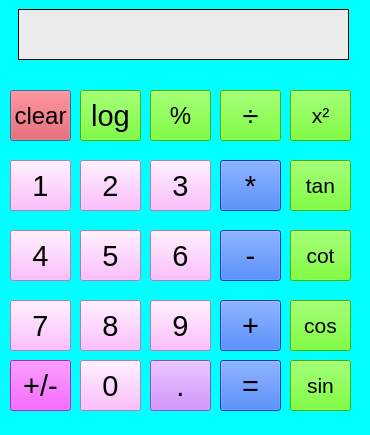
<?xml version="1.0" encoding="UTF-8"?>
<ui version="4.0">
 <class>Dialog</class>
 <widget class="QDialog" name="Dialog">
  <property name="geometry">
   <rect>
    <x>0</x>
    <y>0</y>
    <width>370</width>
    <height>435</height>
   </rect>
  </property>
  <property name="windowTitle">
   <string>Dialog</string>
  </property>
  <property name="styleSheet">
   <string notr="true">background-color: rgb(0, 255, 255);</string>
  </property>
  <widget class="QLabel" name="label">
   <property name="geometry">
    <rect>
     <x>18</x>
     <y>9</y>
     <width>331</width>
     <height>51</height>
    </rect>
   </property>
   <property name="font">
    <font>
     <pointsize>22</pointsize>
    </font>
   </property>
   <property name="styleSheet">
    <string notr="true">background-color: rgb(235, 235, 235);</string>
   </property>
   <property name="frameShape">
    <enum>QFrame::Box</enum>
   </property>
   <property name="text">
    <string/>
   </property>
   <property name="alignment">
    <set>Qt::AlignRight|Qt::AlignTrailing|Qt::AlignVCenter</set>
   </property>
  </widget>
  <widget class="QPushButton" name="btn_clear">
   <property name="geometry">
    <rect>
     <x>10</x>
     <y>90</y>
     <width>61</width>
     <height>51</height>
    </rect>
   </property>
   <property name="font">
    <font>
     <pointsize>18</pointsize>
     <bold>false</bold>
    </font>
   </property>
   <property name="styleSheet">
    <string notr="true">background-color: rgb(255, 41, 45);</string>
   </property>
   <property name="text">
    <string>clear</string>
   </property>
  </widget>
  <widget class="QPushButton" name="btn_log">
   <property name="geometry">
    <rect>
     <x>80</x>
     <y>90</y>
     <width>61</width>
     <height>51</height>
    </rect>
   </property>
   <property name="font">
    <font>
     <pointsize>22</pointsize>
     <bold>false</bold>
    </font>
   </property>
   <property name="styleSheet">
    <string notr="true">background-color: rgb(85, 255, 0);</string>
   </property>
   <property name="text">
    <string>log</string>
   </property>
  </widget>
  <widget class="QPushButton" name="btn_percentage">
   <property name="geometry">
    <rect>
     <x>150</x>
     <y>90</y>
     <width>61</width>
     <height>51</height>
    </rect>
   </property>
   <property name="font">
    <font>
     <pointsize>18</pointsize>
    </font>
   </property>
   <property name="styleSheet">
    <string notr="true">background-color: rgb(85, 255, 0);</string>
   </property>
   <property name="text">
    <string>%</string>
   </property>
  </widget>
  <widget class="QPushButton" name="btn_division">
   <property name="geometry">
    <rect>
     <x>220</x>
     <y>90</y>
     <width>61</width>
     <height>51</height>
    </rect>
   </property>
   <property name="font">
    <font>
     <pointsize>22</pointsize>
    </font>
   </property>
   <property name="styleSheet">
    <string notr="true">background-color: rgb(85, 255, 0);</string>
   </property>
   <property name="text">
    <string>÷</string>
   </property>
  </widget>
  <widget class="QPushButton" name="btn_mult">
   <property name="geometry">
    <rect>
     <x>220</x>
     <y>160</y>
     <width>61</width>
     <height>51</height>
    </rect>
   </property>
   <property name="font">
    <font>
     <pointsize>22</pointsize>
    </font>
   </property>
   <property name="styleSheet">
    <string notr="true">background-color: rgb(0, 85, 255);</string>
   </property>
   <property name="text">
    <string>*</string>
   </property>
  </widget>
  <widget class="QPushButton" name="btn_sub">
   <property name="geometry">
    <rect>
     <x>220</x>
     <y>230</y>
     <width>61</width>
     <height>51</height>
    </rect>
   </property>
   <property name="font">
    <font>
     <pointsize>22</pointsize>
    </font>
   </property>
   <property name="styleSheet">
    <string notr="true">background-color: rgb(0, 85, 255);</string>
   </property>
   <property name="text">
    <string>-</string>
   </property>
  </widget>
  <widget class="QPushButton" name="btn_sum">
   <property name="geometry">
    <rect>
     <x>220</x>
     <y>300</y>
     <width>61</width>
     <height>51</height>
    </rect>
   </property>
   <property name="font">
    <font>
     <pointsize>22</pointsize>
    </font>
   </property>
   <property name="styleSheet">
    <string notr="true">background-color: rgb(0, 85, 255);</string>
   </property>
   <property name="text">
    <string>+</string>
   </property>
  </widget>
  <widget class="QPushButton" name="btn_equal">
   <property name="geometry">
    <rect>
     <x>220</x>
     <y>360</y>
     <width>61</width>
     <height>51</height>
    </rect>
   </property>
   <property name="font">
    <font>
     <pointsize>22</pointsize>
    </font>
   </property>
   <property name="styleSheet">
    <string notr="true">background-color: rgb(0, 85, 255);</string>
   </property>
   <property name="text">
    <string>=</string>
   </property>
  </widget>
  <widget class="QPushButton" name="btn_decimal">
   <property name="geometry">
    <rect>
     <x>150</x>
     <y>360</y>
     <width>61</width>
     <height>51</height>
    </rect>
   </property>
   <property name="font">
    <font>
     <pointsize>22</pointsize>
     <bold>false</bold>
    </font>
   </property>
   <property name="styleSheet">
    <string notr="true">background-color: rgb(200, 112, 255);</string>
   </property>
   <property name="text">
    <string>.</string>
   </property>
  </widget>
  <widget class="QPushButton" name="btn_0">
   <property name="geometry">
    <rect>
     <x>80</x>
     <y>360</y>
     <width>61</width>
     <height>51</height>
    </rect>
   </property>
   <property name="font">
    <font>
     <pointsize>22</pointsize>
    </font>
   </property>
   <property name="styleSheet">
    <string notr="true">background-color: rgb(255, 170, 255);</string>
   </property>
   <property name="text">
    <string>0</string>
   </property>
  </widget>
  <widget class="QPushButton" name="btn_change_sing">
   <property name="geometry">
    <rect>
     <x>10</x>
     <y>360</y>
     <width>61</width>
     <height>51</height>
    </rect>
   </property>
   <property name="font">
    <font>
     <pointsize>22</pointsize>
    </font>
   </property>
   <property name="styleSheet">
    <string notr="true">
background-color: rgb(248, 49, 255);</string>
   </property>
   <property name="text">
    <string>+/-</string>
   </property>
  </widget>
  <widget class="QPushButton" name="btn_1">
   <property name="geometry">
    <rect>
     <x>10</x>
     <y>160</y>
     <width>61</width>
     <height>51</height>
    </rect>
   </property>
   <property name="font">
    <font>
     <pointsize>22</pointsize>
    </font>
   </property>
   <property name="styleSheet">
    <string notr="true">background-color: rgb(255, 170, 255);</string>
   </property>
   <property name="text">
    <string>1</string>
   </property>
  </widget>
  <widget class="QPushButton" name="btn_2">
   <property name="geometry">
    <rect>
     <x>80</x>
     <y>160</y>
     <width>61</width>
     <height>51</height>
    </rect>
   </property>
   <property name="font">
    <font>
     <pointsize>22</pointsize>
    </font>
   </property>
   <property name="styleSheet">
    <string notr="true">background-color: rgb(255, 170, 255);</string>
   </property>
   <property name="text">
    <string>2</string>
   </property>
  </widget>
  <widget class="QPushButton" name="btn_3">
   <property name="geometry">
    <rect>
     <x>150</x>
     <y>160</y>
     <width>61</width>
     <height>51</height>
    </rect>
   </property>
   <property name="font">
    <font>
     <pointsize>22</pointsize>
    </font>
   </property>
   <property name="styleSheet">
    <string notr="true">background-color: rgb(255, 170, 255);</string>
   </property>
   <property name="text">
    <string>3</string>
   </property>
  </widget>
  <widget class="QPushButton" name="btn_4">
   <property name="geometry">
    <rect>
     <x>10</x>
     <y>230</y>
     <width>61</width>
     <height>51</height>
    </rect>
   </property>
   <property name="font">
    <font>
     <pointsize>22</pointsize>
    </font>
   </property>
   <property name="styleSheet">
    <string notr="true">background-color: rgb(255, 170, 255);</string>
   </property>
   <property name="text">
    <string>4</string>
   </property>
  </widget>
  <widget class="QPushButton" name="btn_5">
   <property name="geometry">
    <rect>
     <x>80</x>
     <y>230</y>
     <width>61</width>
     <height>51</height>
    </rect>
   </property>
   <property name="font">
    <font>
     <pointsize>22</pointsize>
    </font>
   </property>
   <property name="styleSheet">
    <string notr="true">background-color: rgb(255, 170, 255);</string>
   </property>
   <property name="text">
    <string>5</string>
   </property>
  </widget>
  <widget class="QPushButton" name="btn_6">
   <property name="geometry">
    <rect>
     <x>150</x>
     <y>230</y>
     <width>61</width>
     <height>51</height>
    </rect>
   </property>
   <property name="font">
    <font>
     <pointsize>22</pointsize>
    </font>
   </property>
   <property name="styleSheet">
    <string notr="true">background-color: rgb(255, 170, 255);</string>
   </property>
   <property name="text">
    <string>6</string>
   </property>
  </widget>
  <widget class="QPushButton" name="btn_7">
   <property name="geometry">
    <rect>
     <x>10</x>
     <y>300</y>
     <width>61</width>
     <height>51</height>
    </rect>
   </property>
   <property name="font">
    <font>
     <pointsize>22</pointsize>
    </font>
   </property>
   <property name="styleSheet">
    <string notr="true">background-color: rgb(255, 170, 255);</string>
   </property>
   <property name="text">
    <string>7</string>
   </property>
  </widget>
  <widget class="QPushButton" name="btn_8">
   <property name="geometry">
    <rect>
     <x>80</x>
     <y>300</y>
     <width>61</width>
     <height>51</height>
    </rect>
   </property>
   <property name="font">
    <font>
     <pointsize>22</pointsize>
    </font>
   </property>
   <property name="styleSheet">
    <string notr="true">background-color: rgb(255, 170, 255);</string>
   </property>
   <property name="text">
    <string>8</string>
   </property>
  </widget>
  <widget class="QPushButton" name="btn_9">
   <property name="geometry">
    <rect>
     <x>150</x>
     <y>300</y>
     <width>61</width>
     <height>51</height>
    </rect>
   </property>
   <property name="font">
    <font>
     <pointsize>22</pointsize>
    </font>
   </property>
   <property name="styleSheet">
    <string notr="true">background-color: rgb(255, 170, 255);</string>
   </property>
   <property name="text">
    <string>9</string>
   </property>
  </widget>
  <widget class="QPushButton" name="btn_power">
   <property name="geometry">
    <rect>
     <x>290</x>
     <y>90</y>
     <width>61</width>
     <height>51</height>
    </rect>
   </property>
   <property name="font">
    <font>
     <pointsize>16</pointsize>
    </font>
   </property>
   <property name="styleSheet">
    <string notr="true">background-color: rgb(85, 255, 0);</string>
   </property>
   <property name="text">
    <string>x²</string>
   </property>
  </widget>
  <widget class="QPushButton" name="btn_tan">
   <property name="geometry">
    <rect>
     <x>290</x>
     <y>160</y>
     <width>61</width>
     <height>51</height>
    </rect>
   </property>
   <property name="font">
    <font>
     <pointsize>16</pointsize>
    </font>
   </property>
   <property name="styleSheet">
    <string notr="true">background-color: rgb(85, 255, 0);</string>
   </property>
   <property name="text">
    <string>tan</string>
   </property>
  </widget>
  <widget class="QPushButton" name="btn_cot">
   <property name="geometry">
    <rect>
     <x>290</x>
     <y>230</y>
     <width>61</width>
     <height>51</height>
    </rect>
   </property>
   <property name="font">
    <font>
     <pointsize>16</pointsize>
    </font>
   </property>
   <property name="styleSheet">
    <string notr="true">background-color: rgb(85, 255, 0);</string>
   </property>
   <property name="text">
    <string>cot</string>
   </property>
  </widget>
  <widget class="QPushButton" name="btn_cos">
   <property name="geometry">
    <rect>
     <x>290</x>
     <y>300</y>
     <width>61</width>
     <height>51</height>
    </rect>
   </property>
   <property name="font">
    <font>
     <pointsize>16</pointsize>
    </font>
   </property>
   <property name="styleSheet">
    <string notr="true">background-color: rgb(85, 255, 0);</string>
   </property>
   <property name="text">
    <string>cos</string>
   </property>
   <property name="default">
    <bool>false</bool>
   </property>
   <property name="flat">
    <bool>false</bool>
   </property>
  </widget>
  <widget class="QPushButton" name="btn_sin">
   <property name="geometry">
    <rect>
     <x>290</x>
     <y>360</y>
     <width>61</width>
     <height>51</height>
    </rect>
   </property>
   <property name="font">
    <font>
     <pointsize>16</pointsize>
    </font>
   </property>
   <property name="styleSheet">
    <string notr="true">background-color: rgb(85, 255, 0);</string>
   </property>
   <property name="text">
    <string>sin</string>
   </property>
  </widget>
 </widget>
 <resources/>
 <connections/>
</ui>
